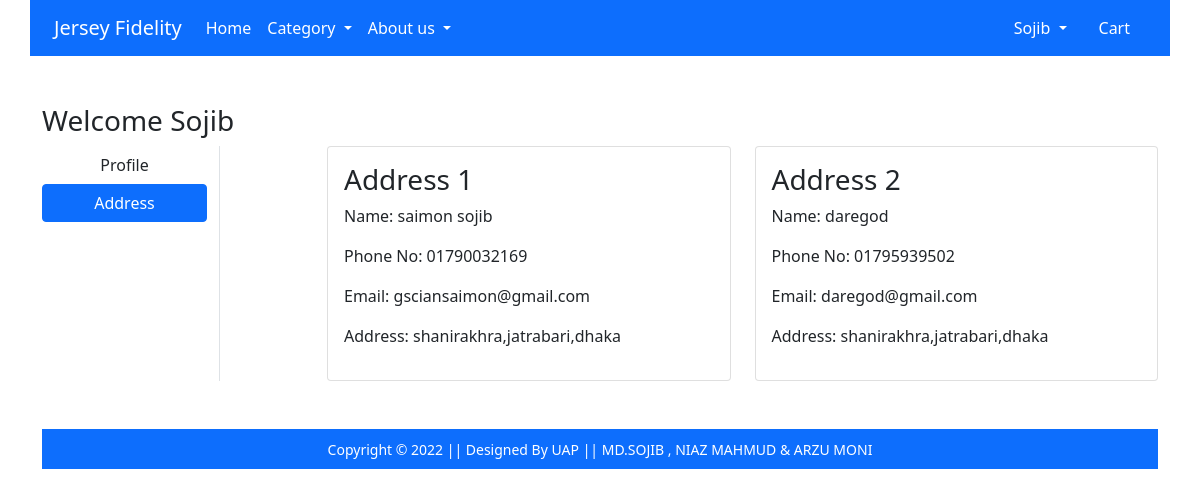
The app's page /address/ (signed in) with its own data.
### app/models.py (models this page shows, shortened)
class Customer (models.Model):
    user = models.ForeignKey(User, on_delete=models.CASCADE)
    name = models.CharField(max_length=100)
    phone_no = models.CharField(max_length=100)
    email = models.EmailField(max_length=100)
    address = models.CharField(max_length=100)

### app/views.py (the view)
# urls.py: path('address/', views.address, name='address'),
@login_required
def address(request):
 add = Customer.objects.filter(user=request.user)
 return render(request, 'app/address.html', {'add': add, 'active': 'btn-primary'})

### app/templates/app/address.html (shortened to what this page needs)
{% extends 'app/base.html' %}
{% load static %}
{% block main-content %}
<div class="container my-5">
 <div class="row">
 <h3>Welcome <span class="text-capitalize">{{ request.user }}</h3>
  <div class="col-sm-2 border-end">
   <ul class="list-unstyled">
    <li class="d-grid"><a href="{% url 'profile' %}" class="btn">Profile</a></li>
    <li class="d-grid"><a href="{% url 'address' %}" class="btn {{ active }}">Address</a></li>
   </ul>
  </div>
  <div class="col-sm-9 offset-sm-1">
   <div class="row">
    {% for ad in add %}
    <div class="col-sm-6">
     <div class="card">
      <div class="card-body">
       <h3>Address {{ forloop.counter }}</h3>
       <p>Name: {{ad.name}}</p>
       <p>Phone No: {{ad.phone_no}}</p>
       <p>Email: {{ad.email}}</p>
       <p>Address: {{ad.address}}</p>
      </div>
     </div>
    </div>
    {% endfor %}
  </div>
 </div>
</div>
{% endblock main-content %}

### app/templates/app/base.html (shortened to what this page needs)
<!doctype html>
{% load static %}
<html lang="en">
  <head>
    <link href="https://cdn.jsdelivr.net/npm/bootstrap@5.0.0-beta1/dist/css/bootstrap.min.css" rel="stylesheet">
    <link rel="stylesheet" href="{% static 'app/css/owl.carousel.min.css' %}">
    <link rel="stylesheet" href="{% static 'app/css/all.min.css' %}">
    <link rel="stylesheet" href="{% static 'app/css/style.css' %}">
  </head>
  <body>
    <nav class=" container navbar navbar-expand-lg navbar-dark bg-primary">
     <div class="container">
       <a class="navbar-brand" href="/">Jersey Fidelity</a>
       <div class="collapse navbar-collapse" id="navbarSupportedContent">
         <ul class="navbar-nav me-auto mb-2 mb-lg-0">
           <li class="nav-item">
             <a class="nav-link active" aria-current="page" href="/">Home</a>
           </li>
           <li class="nav-item dropdown">
             <a class="nav-link dropdown-toggle text-white" href="#" id="electronicsDropdown" role="button" data-bs-toggle="dropdown" aria-expanded="false">
               Category
             </a>
           </li>
           <li class="nav-item dropdown">
             <a class="nav-link dropdown-toggle text-white" href="#" id="fashionDropdown" role="button" data-bs-toggle="dropdown" aria-expanded="false">
               About us
             </a>
           </li>
         </ul>
         <div>
          <ul class="navbar-nav me-auto mb-2 mb-lg-0">
              {% if request.user.is_authenticated%}
           <li class="nav-item dropdown mx-2">
              <a class="nav-link dropdown-toggle text-white" href="#" id="profileDropdown" role="button" data-bs-toggle="dropdown" aria-expanded="false">
               <span class="text-capitalize">{{ request.user.username }}
              </a>
            </li>
            <li class="nav-item mx-2">
             <a href="{% url 'showcart' %}" class="nav-link text-white"> Cart </a>
            </li>
              {% endif %}
          </ul>
         </div>
       </div>
     </div>
    </nav>
    {% block main-content %} {% endblock main-content %}
    <footer class="container bg-primary text-center p-2 mt-5">
        <small class="text-white">Copyright &copy; 2022 || Designed By UAP || </small>
        <small class="text-white">MD.SOJIB , NIAZ MAHMUD & ARZU MONI  </small>
    </footer>
  </body>
</html>

### records on screen
Customer: name "saimon sojib", phone_no "01790032169", email "gsciansaimon@gmail.com", address "shanirakhra,jatrabari,dhaka"
Customer: name "daregod", phone_no "01795939502", email "daregod@gmail.com", address "shanirakhra,jatrabari,dhaka"

### other values on screen
{{ request.user.username }} "Sojib"
{{ request.user }} "Sojib"
